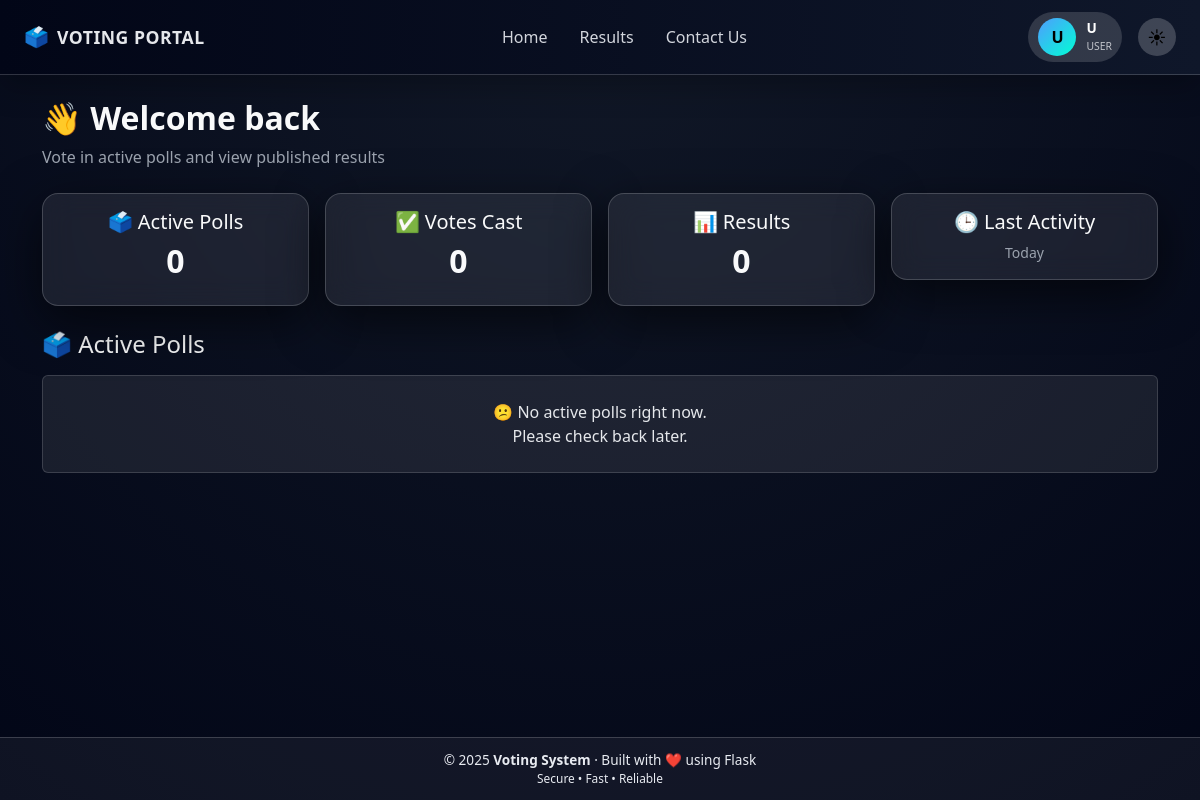
/user (signed in), run on an earlier commit of the app's database.
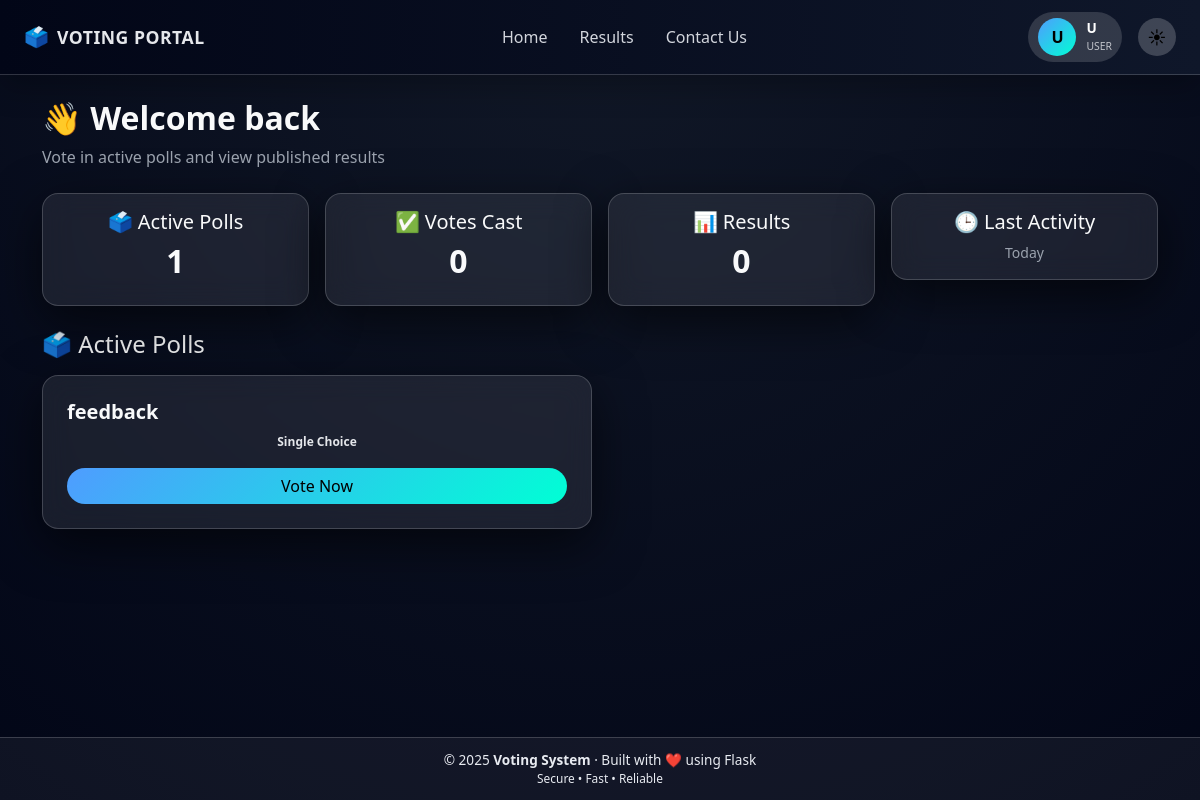
And on a later commit of the database.
### app.py (models this page shows)
class Poll(db.Model):
    id = db.Column(db.Integer, primary_key=True)
    title = db.Column(db.String(200))
    options = db.Column(db.Text)
    allow_multiple = db.Column(db.Boolean, default=False)
    is_published = db.Column(db.Boolean, default=False)
    results_published = db.Column(db.Boolean, default=False)

### app.py (the view)
@app.route("/user")
@login_required
def user_dashboard():
    active_polls = Poll.query.filter(Poll.is_published == True).all()
    return render_template(
        "user_dashboard.html",
        active_polls=active_polls
    )

### app.py (called while the page is built)
def login_required(f):
    @wraps(f)
    def wrapper(*args, **kwargs):
        if "user_id" not in session:
            return redirect(url_for("login"))
        return f(*args, **kwargs)
    return wrapper

@app.context_processor
def inject_announcement():
    ann = Announcement.query.filter_by(active=True).first()
    return dict(global_announcement=ann)

### templates/user_dashboard.html
{% extends "base.html" %}
{% block content %}
<div class="mb-4">
    <h2 class="fw-bold">👋 Welcome back</h2>
    <p class="text-muted">Vote in active polls and view published results</p>
</div>
<div class="row g-3 mb-4">
    <div class="col-md-3">
        <div class="card p-3 text-center">
            <h5>🗳 Active Polls</h5>
            <h2 class="fw-bold">{{ active_polls|length }}</h2>
        </div>
    </div>
    <div class="col-md-3">
        <div class="card p-3 text-center">
            <h5>✅ Votes Cast</h5>
            <h2 class="fw-bold">{{ voted_count or 0 }}</h2>
        </div>
    </div>
    <div class="col-md-3">
        <div class="card p-3 text-center">
            <h5>📊 Results</h5>
            <h2 class="fw-bold">{{ results_count or 0 }}</h2>
        </div>
    </div>
    <div class="col-md-3">
        <div class="card p-3 text-center">
            <h5>🕒 Last Activity</h5>
            <small class="text-muted">Today</small>
        </div>
    </div>
</div>
<h4 class="mb-3">🗳 Active Polls</h4>
{% if active_polls %}
<div class="row g-3">
    {% for poll in active_polls %}
    <div class="col-md-6">
        <div class="card p-4">
            <h5 class="fw-bold">{{ poll.title }}</h5>
            <span class="badge mb-3">
                {{ "Multiple Choice" if poll.allow_multiple else "Single Choice" }}
            </span>
            <a href="{{ url_for('vote', poll_id=poll.id) }}"
               class="btn btn-primary w-100">
               Vote Now
            </a>
        </div>
    </div>
    {% endfor %}
</div>
{% else %}
<div class="alert alert-info text-center p-4">
    😕 No active polls right now.<br>
    Please check back later.
</div>
{% endif %}
{% endblock %}

### templates/base.html (shortened to what this page needs)
<!DOCTYPE html>
<html lang="en">
<head>
<link href="https://cdn.jsdelivr.net/npm/bootstrap@5.3.2/dist/css/bootstrap.min.css" rel="stylesheet">
<link href="https://cdnjs.cloudflare.com/ajax/libs/font-awesome/6.5.0/css/all.min.css" rel="stylesheet">
</head>
<body>
<nav class="navbar navbar-expand-lg pro-navbar">
  <div class="container-fluid px-4">
    <a class="navbar-brand fw-bold d-flex align-items-center gap-2" href="{{ url_for('user_dashboard') if session.get('role')=='user' else url_for('admin_dashboard') }}">
      🗳 <span>VOTING PORTAL</span>
    </a>
    <div class="collapse navbar-collapse" id="mainNav">
      <ul class="navbar-nav mx-auto gap-3">
        <li class="nav-item">
          <a class="nav-link" href="{{ url_for('user_dashboard') if session.get('role')=='user' else url_for('admin_dashboard') }}">Home</a>
        </li>
        <li class="nav-item">
          <a class="nav-link" href="{{ url_for('results') }}">Results</a>
        </li>
        <li class="nav-item">
          <a class="nav-link" href="#">Contact Us</a>
        </li>
      </ul>
      <div class="d-flex align-items-center gap-3">
       <div class="dropdown user-dropdown">
  <button class="user-btn dropdown-toggle" data-bs-toggle="dropdown">
    <div class="avatar-circle">
      {{ session.get("username")[0]|upper }}
    </div>
    <div class="user-text d-none d-md-block">
      <div class="user-name">
        {% if session.get("username") == "admin@gmail.com" %}
          Admin
        {% else %}
          {% if session.get("username") %}
  {{ session.get("username")[0]|upper }}
{% else %}
  U
{% endif %}
        {% endif %}
      </div>
      <small class="user-role">
        {{ session.get("role")|upper }}
      </small>
    </div>
  </button>
</div>
        <button id="themeToggle" class="theme-switch" title="Toggle theme">
        </button>
      </div>
    </div>
  </div>
</nav>
<div class="container my-4">
{% block content %}{% endblock %}
</div>
<footer class="app-footer">
<div>© 2025 <strong>Voting System</strong> · Built with ❤️ using Flask</div>
<div class="small">Secure • Fast • Reliable</div>
</footer>
</body>
</html>

### templates/base.html (style rules this page uses)
:root { --bg-light: #f4f6f9; --bg-dark: #020617; --card-light: #ffffff; --card-dark: rgba(255,255,255,0.08); --border-dark: rgba(255,255,255,0.18); --text-light: #000; --text-dark: #e8ebf1; --text-muted-dark: #a0a6b8; --primary: #4f9cff; --success: #22c55e; --danger: #ef4444; --warning: #facc15; }
body { background: var(--bg-light); color: var(--text-light); min-height: 100vh; display: flex; flex-direction: column; }
body.dark { background: radial-gradient(circle at top, #111827, #020617); color: var(--text-dark); }
.navbar { background: linear-gradient(90deg, #2563eb, #4f9cff); box-shadow: 0 10px 30px rgba(0,0,0,.35); }
body.dark .navbar { background: linear-gradient(90deg, #020617, #0f172a); border-bottom: 1px solid var(--border-dark); }
.card { background: var(--card-light); border-radius: 16px; }
body.dark .card, body.dark .table, body.dark .modal-content { background: var(--card-dark); backdrop-filter: blur(14px); border: 1px solid var(--border-dark); box-shadow: 0 15px 50px rgba(0,0,0,.6); }
.btn { border-radius: 999px; transition: all .25s ease; }
body.dark .btn-primary { background: linear-gradient(135deg, #4f9cff, #00ffd5); border: none; color: #000; }
body.dark .text-muted { color: var(--text-muted-dark) !important; }
.app-footer { margin-top: auto; background: #f8f9fa; border-top: 1px solid #ddd; text-align: center; font-size: .85rem; padding: 14px; }
body.dark .app-footer { background: rgba(255,255,255,0.05); color: var(--text-dark); border-top: 1px solid var(--border-dark); }
.app-footer { margin-top:auto; text-align:center; padding:12px; font-size:.85rem; }
body.dark { color: #e5e7eb; }
body.dark h1, body.dark h2, body.dark h3, body.dark h4, body.dark h5, body.dark h6 { color: #f9fafb; }
body.dark p, body.dark label, body.dark li, body.dark span, body.dark small { color: #e5e7eb; }
body.dark .text-muted { color: #9ca3af !important; }
body.dark a:not(.btn) { color: #60a5fa; }
body.dark .card, body.dark .alert-info, body.dark .alert-light { background: rgba(255,255,255,0.08) !important; color: #e5e7eb; }
.navbar .btn, .navbar .nav-link { display: flex; align-items: center; gap: 4px; }
.navbar .nav-link { padding: 6px 10px; border-radius: 999px; }
.pro-navbar { background: linear-gradient(90deg, #2563eb, #4f9cff); padding: 12px 0; box-shadow: 0 12px 30px rgba(0,0,0,.25); }
body.dark .pro-navbar { background: linear-gradient(90deg, #020617, #0f172a); }
.navbar-brand span { font-size: 1.1rem; letter-spacing: .5px; }
.nav-link { font-weight: 500; color: #fff !important; opacity: .9; }
.theme-switch { width: 38px; height: 38px; border-radius: 999px; border: none; background: rgba(255,255,255,.2); font-size: 18px; cursor: pointer; transition: all .3s ease; }
body.dark .nav-link, body.dark .user-pill, body.dark .logout-btn { color: #e8ebf1 !important; }
.user-dropdown .user-btn { display: flex; align-items: center; gap: 10px; background: rgba(255,255,255,.15); border: none; padding: 6px 10px; border-radius: 999px; color: #fff; cursor: pointer; }
.user-dropdown .user-btn::after { display: none; }
.avatar-circle { width: 38px; height: 38px; border-radius: 50%; background: linear-gradient(135deg,#4f9cff,#00ffd5); color: #000; display: flex; align-items: center; justify-content: center; font-weight: bold; font-size: 16px; }
.user-text { line-height: 1.1; text-align: left; }
.user-name { font-size: .85rem; font-weight: 600; }
.user-role { font-size: .65rem; opacity: .8; }

What changed in the data, as far as the page shows it:
added Poll: title "feedback", allow_multiple "Single Choice"
Also different on the page:
{{ active_polls|length }}: "0" → "1"
text no longer shown: "😕 No active polls right now. Please check back later."
